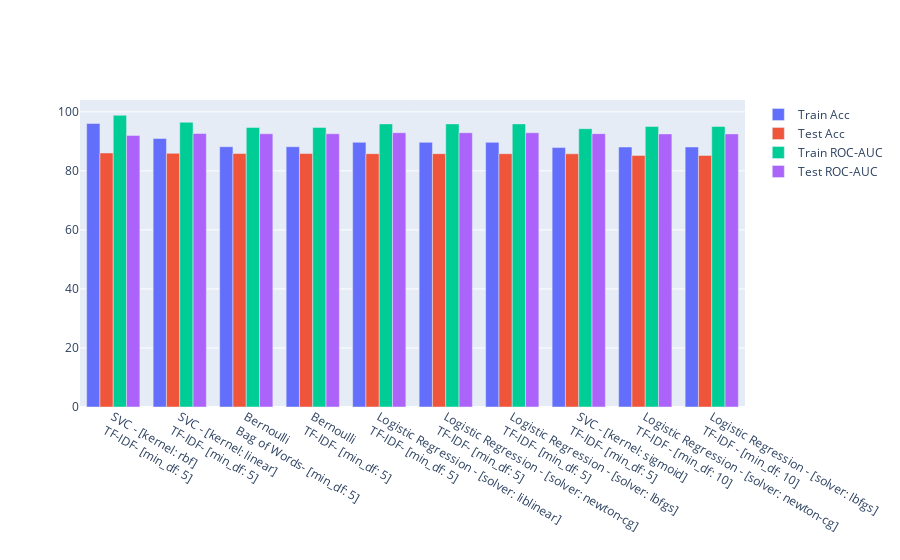

The code cell stored with this chart in its notebook:
### Code cell
Model.emojiEvaluationGroupedBarChart(original_models, 10)

### Figure 1 — Plotly figure (JSON) as saved in the notebook; plotly's stock layout.template omitted (floating-point values rounded to 4 significant figures)
{"data": [{"name": "Train Acc", "type": "bar", "x": ["SVC - [kernel: rbf]<br>TF-IDF- [min_df: 5]", "SVC - [kernel: linear]<br>TF-IDF- [min_df: 5]", "Bernoulli<br>Bag of Words- [min_df: 5]", "Bernoulli<br>TF-IDF- [min_df: 5]", "Logistic Regression - [solver: liblinear]<br>TF-IDF- [min_df: 5]", "Logistic Regression - [solver: newton-cg]<br>TF-IDF- [min_df: 5]", "Logistic Regression - [solver: lbfgs]<br>TF-IDF- [min_df: 5]", "SVC - [kernel: sigmoid]<br>TF-IDF- [min_df: 5]", "Logistic Regression - [solver: newton-cg]<br>TF-IDF - [min_df: 10]", "Logistic Regression - [solver: lbfgs]<br>TF-IDF - [min_df: 10]"], "y": [96.04, 90.98, 88.17, 88.17, 89.66, 89.66, 89.66, 87.89, 88.09, 88.09]}, {"name": "Test Acc", "type": "bar", "x": ["SVC - [kernel: rbf]<br>TF-IDF- [min_df: 5]", "SVC - [kernel: linear]<br>TF-IDF- [min_df: 5]", "Bernoulli<br>Bag of Words- [min_df: 5]", "Bernoulli<br>TF-IDF- [min_df: 5]", "Logistic Regression - [solver: liblinear]<br>TF-IDF- [min_df: 5]", "Logistic Regression - [solver: newton-cg]<br>TF-IDF- [min_df: 5]", "Logistic Regression - [solver: lbfgs]<br>TF-IDF- [min_df: 5]", "SVC - [kernel: sigmoid]<br>TF-IDF- [min_df: 5]", "Logistic Regression - [solver: newton-cg]<br>TF-IDF - [min_df: 10]", "Logistic Regression - [solver: lbfgs]<br>TF-IDF - [min_df: 10]"], "y": [86.06, 85.94, 85.88, 85.88, 85.83, 85.83, 85.83, 85.79, 85.23, 85.23]}, {"name": "Train ROC-AUC", "type": "bar", "x": ["SVC - [kernel: rbf]<br>TF-IDF- [min_df: 5]", "SVC - [kernel: linear]<br>TF-IDF- [min_df: 5]", "Bernoulli<br>Bag of Words- [min_df: 5]", "Bernoulli<br>TF-IDF- [min_df: 5]", "Logistic Regression - [solver: liblinear]<br>TF-IDF- [min_df: 5]", "Logistic Regression - [solver: newton-cg]<br>TF-IDF- [min_df: 5]", "Logistic Regression - [solver: lbfgs]<br>TF-IDF- [min_df: 5]", "SVC - [kernel: sigmoid]<br>TF-IDF- [min_df: 5]", "Logistic Regression - [solver: newton-cg]<br>TF-IDF - [min_df: 10]", "Logistic Regression - [solver: lbfgs]<br>TF-IDF - [min_df: 10]"], "y": [98.81, 96.46, 94.72, 94.72, 95.92, 95.92, 95.92, 94.28, 95.04, 95.04]}, {"name": "Test ROC-AUC", "type": "bar", "x": ["SVC - [kernel: rbf]<br>TF-IDF- [min_df: 5]", "SVC - [kernel: linear]<br>TF-IDF- [min_df: 5]", "Bernoulli<br>Bag of Words- [min_df: 5]", "Bernoulli<br>TF-IDF- [min_df: 5]", "Logistic Regression - [solver: liblinear]<br>TF-IDF- [min_df: 5]", "Logistic Regression - [solver: newton-cg]<br>TF-IDF- [min_df: 5]", "Logistic Regression - [solver: lbfgs]<br>TF-IDF- [min_df: 5]", "SVC - [kernel: sigmoid]<br>TF-IDF- [min_df: 5]", "Logistic Regression - [solver: newton-cg]<br>TF-IDF - [min_df: 10]", "Logistic Regression - [solver: lbfgs]<br>TF-IDF - [min_df: 10]"], "y": [92.02, 92.66, 92.58, 92.58, 92.93, 92.93, 92.93, 92.62, 92.53, 92.53]}], "layout": {}}
